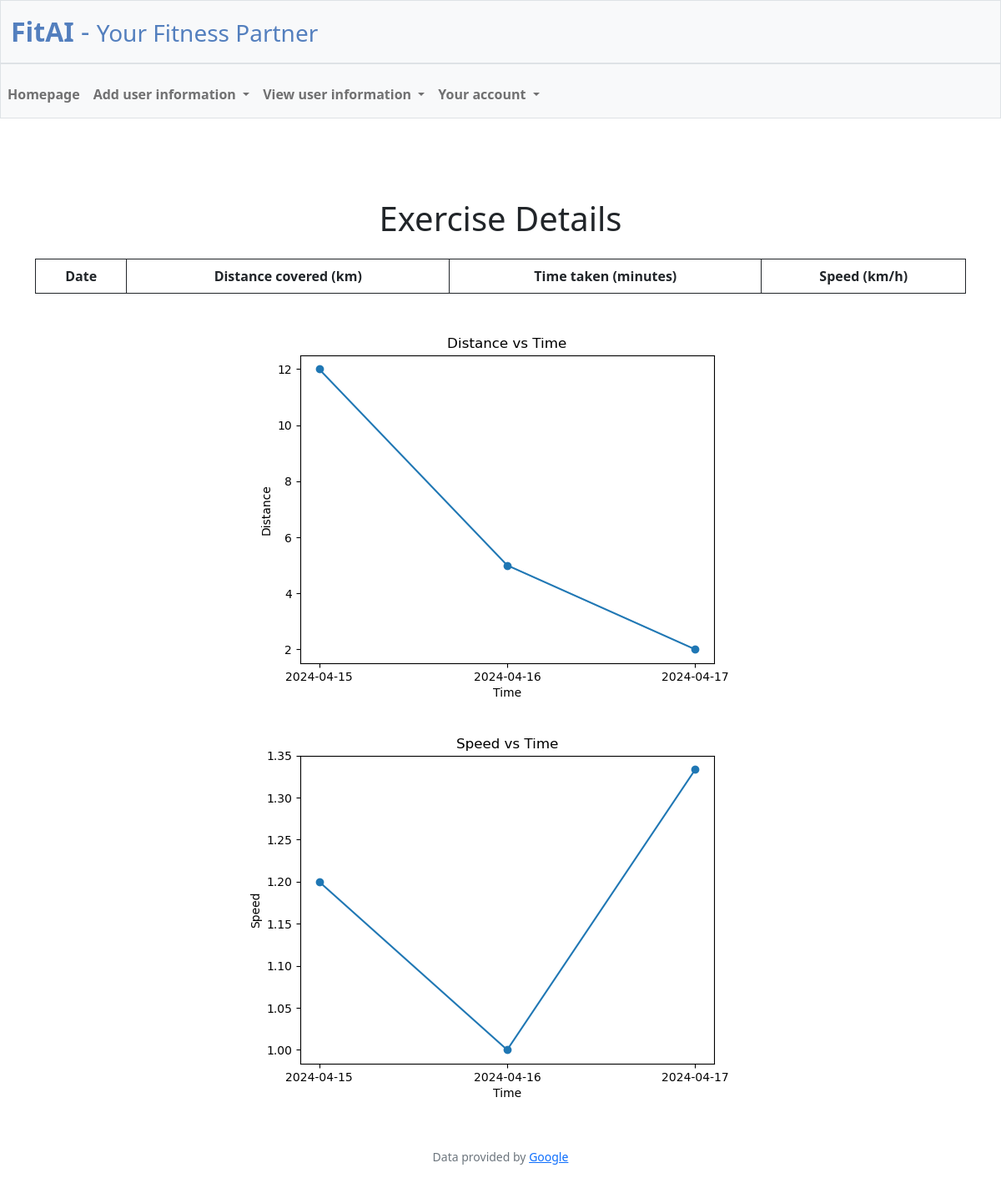
The page /view_exercises (signed in) on the database as committed earlier.
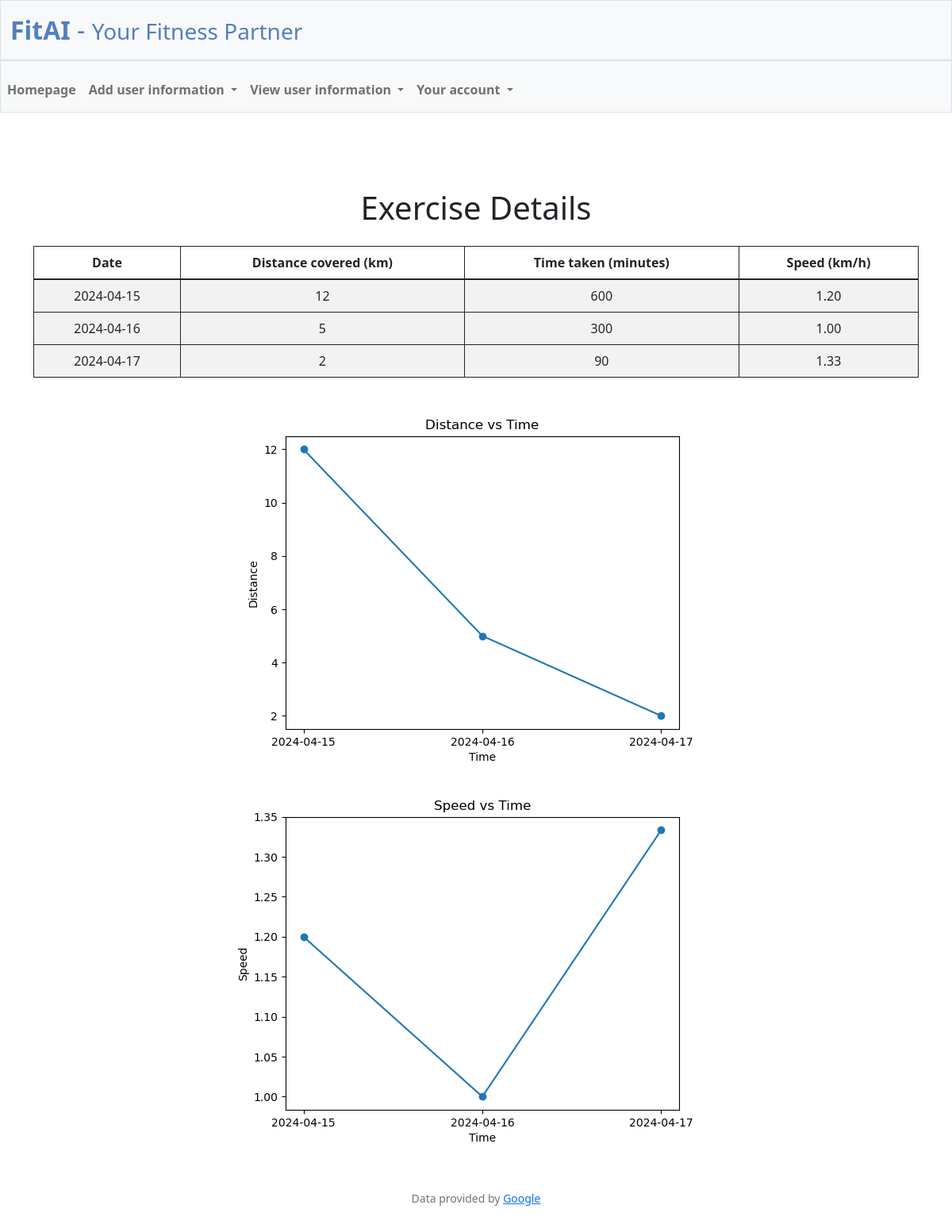
The same page on the database as committed later.
### tables this page shows
CREATE TABLE "exercise_details" (
    id INTEGER PRIMARY KEY AUTOINCREMENT,
    user_id INTEGER,
    distance_covered DECIMAL,
    time_taken DECIMAL,
    date_log TEXT,
    FOREIGN KEY (user_id) REFERENCES user(id)
);

### app.py (the view)
@app.route("/view_exercises")
@login_required
def view_exercises():
    exercise_details_raw = db.execute("SELECT * FROM exercise_details WHERE user_id = ? ORDER BY date_log ASC", session["user_id"])
    exercise_details = []
    x1=[] #Time
    y1=[] #Distance
    x2=[] #Time
    y2=[] #Speed
    for detail in exercise_details_raw:
        speed = 0
        if detail["time_taken"]:  # To avoid division by zero
            speed = detail["distance_covered"] / (detail["time_taken"] / 60.0)
        x1.append(detail["date_log"])
        x2.append(detail["date_log"])
        y1.append(detail["distance_covered"])
        y2.append(speed)
        exercise_details.append({
            "date_log": detail["date_log"],
            "distance_covered": detail["distance_covered"],
            "time_taken": detail["time_taken"],
            "speed": speed  # This is the speed in km/h
        })
    plt.figure()
    plt.plot(x1, y1, marker='o', linestyle='-')  # 'o' marker for data points, '-' linestyle for lines
    plt.xlabel('Time')
    plt.ylabel('Distance')
    plt.title('Distance vs Time')
    current_directory = os.getcwd()
    plot_file_path = os.path.join(current_directory,"static",'plot_distance.png')
    file_path = plot_file_path  # Specify the path to your file
    if os.path.exists(file_path):
        os.remove(file_path)
        print(f"The file '{file_path}' has been deleted.")
    else:
        print(f"The file '{file_path}' does not exist.")
    plt.savefig(plot_file_path)
    plt.figure()
    plt.plot(x2, y2, marker='o', linestyle='-')  # 'o' marker for data points, '-' linestyle for lines
    plt.xlabel('Time')
    plt.ylabel('Speed')
    plt.title('Speed vs Time')
    current_directory = os.getcwd()
    plot_file_path = os.path.join(current_directory,"static",'plot_speed.png')
    file_path = plot_file_path  # Specify the path to your file
    if os.path.exists(file_path):
        os.remove(file_path)
        print(f"The file '{file_path}' has been deleted.")
    else:
        print(f"The file '{file_path}' does not exist.")
    plt.savefig(plot_file_path)
    return render_template("view_exercises.html", exercise_details=exercise_details,plot_file_path=plot_file_path)

### app.py (called while the page is built)
@app.after_request
def after_request(response):
    response.headers["Cache-Control"] = "no-cache, no-store, must-revalidate"
    response.headers["Expires"] = 0
    response.headers["Pragma"] = "no-cache"
    return response

### helpers.py (called while the page is built)
def login_required(f):
    @wraps(f)
    def decorated_function(*args, **kwargs):
        if session.get("user_id") is None:
            return redirect("/login")
        return f(*args, **kwargs)
    return decorated_function

### templates/view_exercises.html (shortened to what this page needs)
{% extends "layout.html" %}
{% block main %}
<div class="container mt-5">
    <h1 class="text-center mb-4">Exercise Details</h1>
    <table class="table table-striped">
        <thead>
            <tr>
                <th>Date</th>
                <th>Distance covered (km)</th>
                <th>Time taken (minutes)</th>
                <th>Speed (km/h)</th>
            </tr>
        </thead>
        <tbody>
            {% for detail in exercise_details %}
            <tr>
                <td>{{ detail.date_log }}</td>
                <td>{{ detail.distance_covered }}</td>
                <td>{{ detail.time_taken }}</td>
                <td>{{ '%.2f'|format(detail.speed) }}</td>
            </tr>
            {% endfor %}
        </tbody>
    </table>
    <img src="{{ url_for('static', filename='plot_distance.png') }}" alt="Plot">
    <img src="{{ url_for('static', filename='plot_speed.png') }}" alt="Plot">
</div>
{% endblock %}

### templates/layout.html (shortened to what this page needs)
<!DOCTYPE html>
<html lang="en">
    <head>
        <link href="https://cdn.jsdelivr.net/npm/bootstrap@5.1.3/dist/css/bootstrap.min.css" rel="stylesheet">
        <link href="/static/styles.css" rel="stylesheet">
    </head>
    <body>
        <nav class="bg-light border navbar navbar-expand-md navbar-light">
            <div class="container-fluid">
                <a class="navbar-brand" href="/"><span class="blue"><strong>FitAI</strong> - <small>Your Fitness Partner</small></span></a>
        </nav>
        {% if session["user_id"] %}
        <nav class="bg-light border navbar navbar-expand-md navbar-light">
                <div class="collapse navbar-collapse" id="navbar">
                        <ul class="navbar-nav me-auto mt-2">
                            <li class="nav-item"><a class="nav-link" href="/homepage"><strong>Homepage</strong></a></li>
                            <li class="nav-item dropdown">
                                <a class="nav-link dropdown-toggle" href="#" id="dataDropdown" role="button" data-bs-toggle="dropdown" aria-expanded="false">
                                    <strong>Add user information</strong>
                                </a>
                            </li>
                            <li class="nav-item dropdown">
                                <a class="nav-link dropdown-toggle" href="#" id="viewDropdown" role="button" data-bs-toggle="dropdown" aria-expanded="false">
                                    <strong>View user information</strong>
                                </a>
                            </li>
                            <li class="nav-item dropdown">
                                <a class="nav-link dropdown-toggle" href="#" id="accountDropdown" role="button" data-bs-toggle="dropdown" aria-expanded="false">
                                    <strong>Your account</strong>
                                </a>
                                    <li><a class="dropdown-item" href="/changepwd">Change Password</a></li></li>
                                </ul>
                </div>
        </nav>
        {% endif %}
        <main class="container-fluid py-5 text-center">
            {% block main %}{% endblock %}
        </main>
        <footer class="mb-5 small text-center text-muted">
            Data provided by <a href="https://google.com/">Google</a>
        </footer>
    </body>
</html>

### static/styles.css (style rules this page uses)
nav .navbar-brand { font-size: xx-large; }
nav .navbar-brand .blue { color: #537fbe; }
table, td, th { border: 1px solid; }
td { text-align: center; }
tr:nth-child(even) { background-color: #f2f2f2; }

Rows that differ between the two databases and show on the page:
added exercise_details: date_log "2024-04-15", distance_covered "12", time_taken "600", speed "1.20"
added exercise_details: date_log "2024-04-16", distance_covered "5", time_taken "300", speed "1.00"
added exercise_details: date_log "2024-04-17", distance_covered "2", time_taken "90", speed "1.33"
